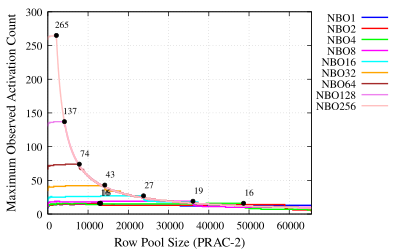

Source code (gnuplot):
# Set terminal to PDF with enhanced font, size, and format
set terminal pdfcairo enhanced font 'Times,12' size 4in, 2.5in
set output 'plot-th-prac2.pdf'

# Set labels for axes
set xlabel 'Row Pool Size (PRAC-2)' font 'Times,14'
set ylabel 'Maximum Observed Activation Count' font 'Times,14'

# Set x-axis limit
set xrange [0:65536]

# Enable grid lines
set grid

# Set key outside the plot
set key outside top

# Define custom labels for each file
labels = "NBO1 NBO2 NBO4 NBO8 NBO16 NBO32 NBO64 NBO128 NBO256"

# Function to find the highest point in a data file
highest_point(file) = sprintf('< awk ''{if ($1 != "GroupSize" && ($4 > max || ($4 == max && $1 > x))) {max=$4; x=$1}} END {print x, max}'' %s', file)

# List of files to plot
files = "~/PRAC/NBO1/NBO1-prac2.txt ~/PRAC/NBO2/NBO2-prac2.txt ~/PRAC/NBO4/NBO4-prac2.txt ~/PRAC/NBO8/NBO8-prac2.txt ~/PRAC/NBO16/NBO16-prac2.txt ~/PRAC/NBO32/NBO32-prac2.txt ~/PRAC/NBO64/NBO64-prac2.txt ~/PRAC/NBO128/NBO128-prac2.txt ~/PRAC/NBO256/NBO256-prac2.txt"

# Colors for the plots
colors = "blue red green magenta cyan orange brown violet pink yellow"

# Plot commands with custom labels, colors, line styles, and markers
plot for [i=1:words(files)] word(files, i) using 1:4 with lines lw 2 lc rgb word(colors, i) title word(labels, i), \
     for [i=1:words(files)] highest_point(word(files, i)) using 1:2 with points pointtype 7 pointsize 0.5 lc rgb "black" notitle, \
     for [i=1:words(files)] highest_point(word(files, i)) using 1:2:(sprintf("%.0f", $2)) with labels offset char 1, char 1 font 'Times,10' notitle
